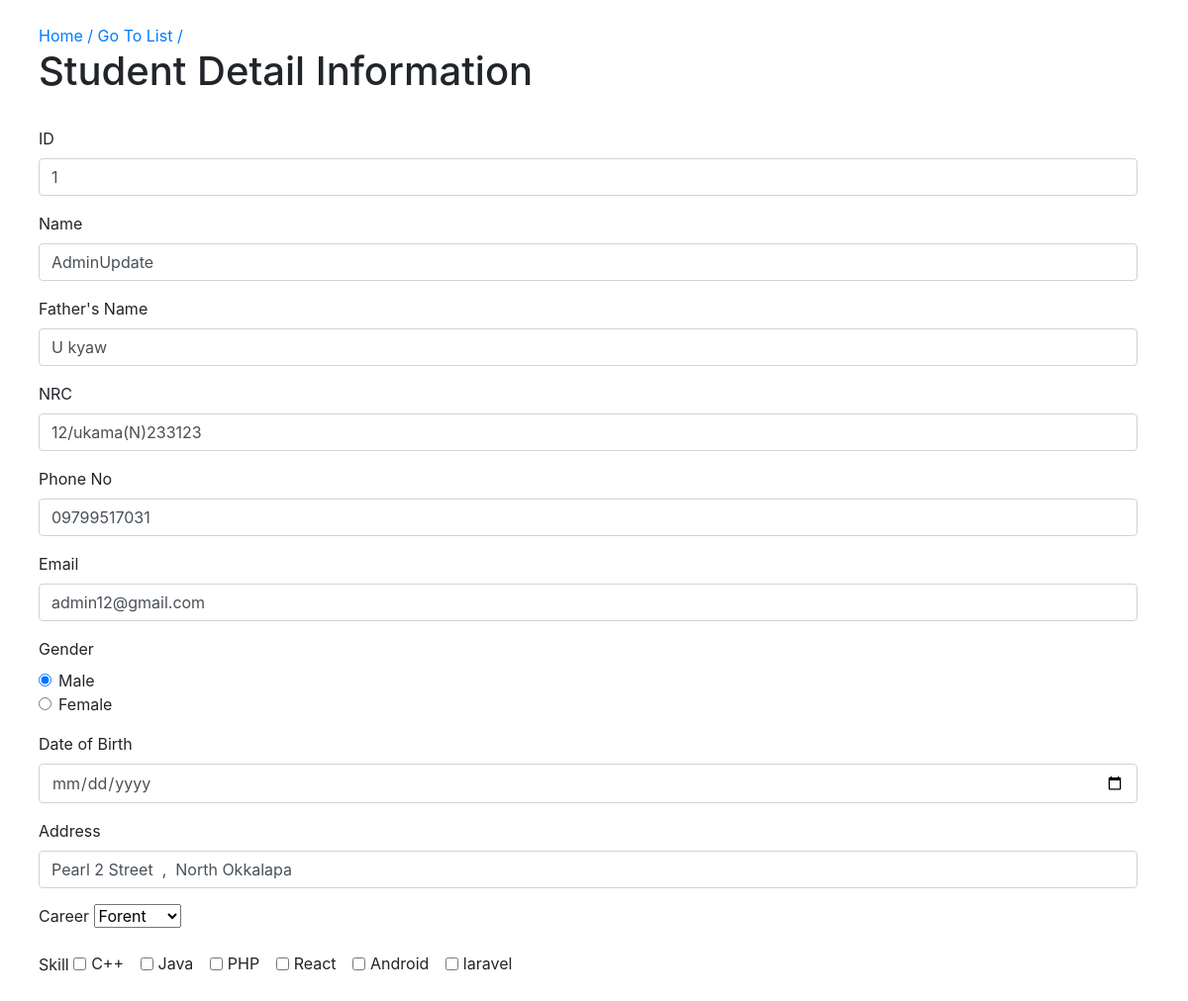
Screenshot of /detail.php?id=1 with the database file from the repository.
### tables this page shows
CREATE TABLE `student_register` (
  `id` int(11) NOT NULL,
  `student_id` int(11) NOT NULL,
  `name` varchar(50) NOT NULL,
  `father_name` varchar(50) NOT NULL,
  `nrc` varchar(50) NOT NULL,
  `phone_no` varchar(20) NOT NULL,
  `email` varchar(30) NOT NULL,
  `gender` int(11) NOT NULL,
  `date_of_birth` date NOT NULL,
  `address` varchar(100) NOT NULL,
  `career` int(11) NOT NULL,
  `skill` varchar(50) NOT NULL,
  `flag` int(11) NOT NULL,
  `file` varchar(255) NOT NULL,
  `created_at` date NOT NULL DEFAULT current_timestamp(),
  `updated_at` date NOT NULL DEFAULT current_timestamp()
);

### detail.php (the view, shortened to what this page needs)
<?php
require "conn.php";
$id = $_GET['id'];
$sql_query = "SELECT * FROM student_register where id =" . $id;
if($result = $conn->query($sql_query)){
    if(mysqli_num_rows($result) > 0){
      $row = mysqli_fetch_array($result);
      $id = $row['id'];
      $name = $row['name'];
      $father_name = $row['father_name'];
      $nrc = $row['nrc'];
      $phone_no = $row['phone_no'];
      $email = $row['email'];
      $gender = $row['gender'];
      $date_of_birth = $row['date_of_birth'];
      $address = $row['address'];
      $skill = $row['skill'];
    }
}
?>
<!DOCTYPE html>
<html lang="en">
<head>
    <link rel="stylesheet" href="https://cdn.jsdelivr.net/npm/bootstrap@4.0.0/dist/css/bootstrap.min.css">
</head>
<body>
<div class="container m-4">
    <div>
        <a href="index.php">Home /</a>
        <a href="list.php">Go To List /</a>
    </div>
    <h1>Student Detail Information</h1>
    <form method="POST" action="" enctype="multipart/form-data">
        <div class="form-group">
            <label for="id">ID</label>
            <input type="text" class="form-control" id="id"  name="id" value="<?php echo $id; ?>">
        </div>
        <div class="form-group">
            <label for="name">Name</label>
            <input type="text" class="form-control" id="name" name="name" value="<?php echo $name; ?>">
        </div>
        <div class="form-group">
            <label for="fatherName">Father's Name</label>
            <input type="text" class="form-control" id="fatherName" name="fatherName" value="<?php echo $father_name; ?>">
        </div>
        <div class="form-group">
            <label for="nrc">NRC</label>
            <input type="text" class="form-control" id="nrc" name="nrc" value="<?php echo $nrc; ?>">
        </div>
        <div class="form-group">
            <label for="phone">Phone No</label>
            <input type="text" class="form-control" id="phone" name="phone" value="<?php echo $phone_no; ?>">
        </div>
        <div class="form-group">
            <label for="email">Email</label>
            <input type="text" class="form-control" id="email" name="email" value="<?php echo $email; ?>">
        </div>
        <div class="form-group">
        <label for="gender">Gender</label>
            <div class="form-check">
                <input class="form-check-input" type="radio" name="gender" value="0"<?php if ($gender == '0') echo "checked"; ?> >
                <label class="form-check-label" for="gender">
                    Male
                </label>
            </div>
            <div class="form-check">
                <input class="form-check-input" type="radio" name="gender" value="1" <?php if ($gender == '1') echo "checked"; ?> >
                <label class="form-check-label" for="gender">
                   Female
                </label>
            </div>
        </div>
        <div class="form-group">
            <label for="dob">Date of Birth</label>
            <input type="date" class="form-control" id="dob" name="dob" value="<?php echo $date_of_birth; ?>">
        </div>
        <div class="form-group">
            <label for="address">Address</label>
            <input type="text" class="form-control" id="address" name="address" value="<?php echo $address; ?>">
        </div>
        <div class="form-group">
            <label for="career">Career</label>
            <select class="form-select" aria-label="Default select example" name="career">
                <option value="1">Forent</option>
            </select>
        </div>
        <div class="form-group">
            <label for="">Skill</label>
            <div class="form-check form-check-inline">
                <input class="form-check-input" type="checkbox" id="inlineCheckbox1" value="1"
                <?php if ($skill == '1') echo "checked"; ?>>
                <label class="form-check-label" for="inlineCheckbox1">C++</label>
            </div>
            <div class="form-check form-check-inline">
                <input class="form-check-input" type="checkbox" id="inlineCheckbox2" value="2" <?php if ($skill == '2') echo "checked"; ?>>
                <label class="form-check-label" for="inlineCheckbox2">Java</label>
            </div>
            <div class="form-check form-check-inline">
                <input class="form-check-input" type="checkbox" id="inlineCheckbox3" value="3" <?php if ($skill == '3') echo "checked"; ?>>
                <label class="form-check-label" for="inlineCheckbox3">PHP</label>
            </div>
            <div class="form-check form-check-inline">
                <input class="form-check-input" type="checkbox" id="inlineCheckbox3" value="4" <?php if ($skill == '4') echo "checked"; ?>>
                <label class="form-check-label" for="inlineCheckbox3">React</label>
            </div>
            <div class="form-check form-check-inline">
                <input class="form-check-input" type="checkbox" id="inlineCheckbox3" value="5" <?php if ($skill == '5') echo "checked"; ?>>
                <label class="form-check-label" for="inlineCheckbox3">Android</label>
            </div>
            <div class="form-check form-check-inline">
                <input class="form-check-input" type="checkbox" id="inlineCheckbox3" value="6" <?php if ($skill == '6') echo "checked"; ?>>
                <label class="form-check-label" for="inlineCheckbox3">laravel</label>
            </div>
        </div>
    </form>
</div>
</body>
</html>

### rows the page displays
student_register: id "1", name "AdminUpdate", fatherName "U kyaw", nrc "12/ukama(N)233123", phone "09799517031", email "admin12@gmail.com", gender "☑", address "Pearl 2 Street , North Okkalapa"
